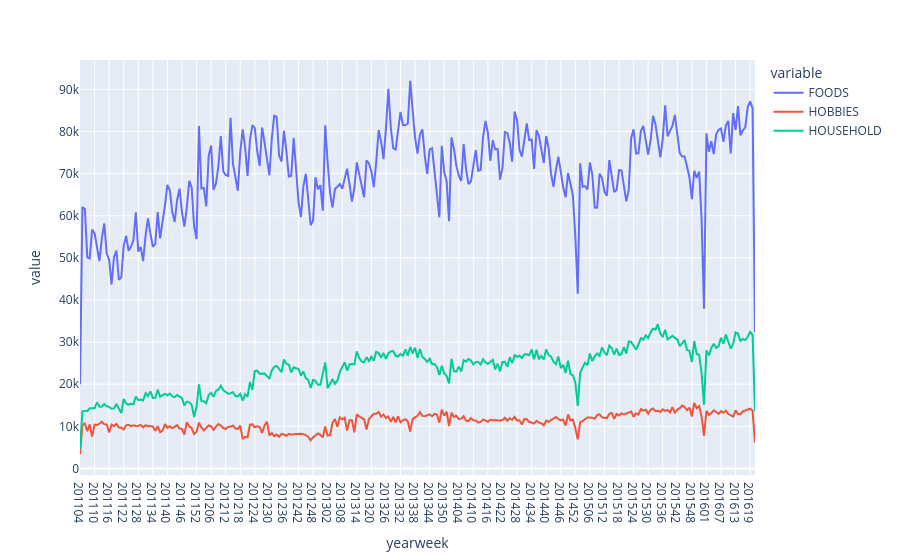

The notebook cell saved with this chart:
### Code cell
temp_df = data.pivot_table(
    index="yearweek",
    columns="cat_id",
    values="weekly_sales",
    aggfunc="sum"
)
px.line(data_frame=temp_df,x=temp_df.index,y=['FOODS','HOBBIES','HOUSEHOLD'])

### Figure 1 — Plotly figure (JSON) as saved in the notebook; plotly's stock layout.template omitted (floating-point values rounded to 4 significant figures; data arrays with more than 128 entries replaced by an {"elided": "..."} marker saying what was removed)
{"data": [{"hovertemplate": "variable=FOODS<br>yearweek=%{x}<br>value=%{y}<extra></extra>", "legendgroup": "FOODS", "line": {"color": "#636efa", "dash": "solid"}, "marker": {"symbol": "circle"}, "mode": "lines", "name": "FOODS", "orientation": "v", "showlegend": true, "type": "scatter", "x": {"elided": "279 str values"}, "xaxis": "x", "y": {"elided": "279 float values"}, "yaxis": "y"}, {"hovertemplate": "variable=HOBBIES<br>yearweek=%{x}<br>value=%{y}<extra></extra>", "legendgroup": "HOBBIES", "line": {"color": "#EF553B", "dash": "solid"}, "marker": {"symbol": "circle"}, "mode": "lines", "name": "HOBBIES", "orientation": "v", "showlegend": true, "type": "scatter", "x": {"elided": "279 str values"}, "xaxis": "x", "y": {"elided": "279 float values"}, "yaxis": "y"}, {"hovertemplate": "variable=HOUSEHOLD<br>yearweek=%{x}<br>value=%{y}<extra></extra>", "legendgroup": "HOUSEHOLD", "line": {"color": "#00cc96", "dash": "solid"}, "marker": {"symbol": "circle"}, "mode": "lines", "name": "HOUSEHOLD", "orientation": "v", "showlegend": true, "type": "scatter", "x": {"elided": "279 str values"}, "xaxis": "x", "y": {"elided": "279 float values"}, "yaxis": "y"}], "layout": {"legend": {"title": {"text": "variable"}, "tracegroupgap": 0}, "margin": {"t": 60}, "xaxis": {"anchor": "y", "domain": [0, 1], "title": {"text": "yearweek"}}, "yaxis": {"anchor": "x", "domain": [0, 1], "title": {"text": "value"}}}}
